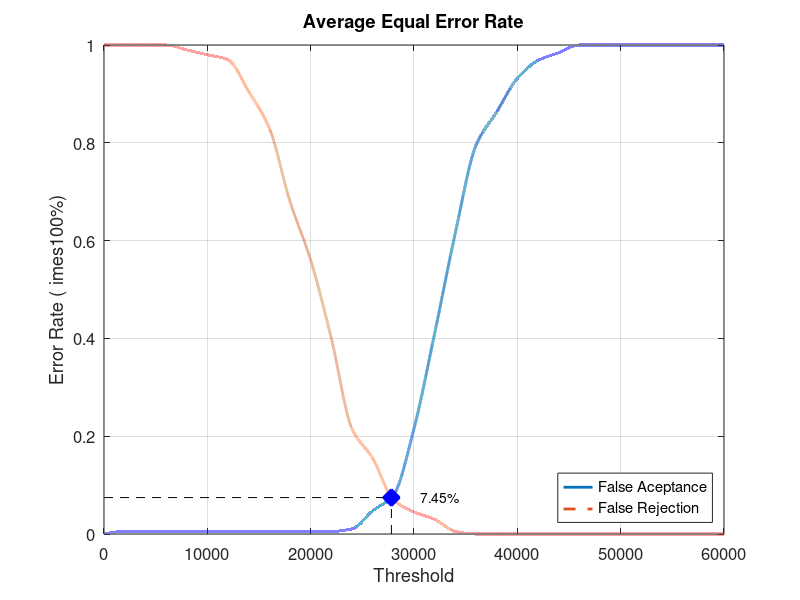
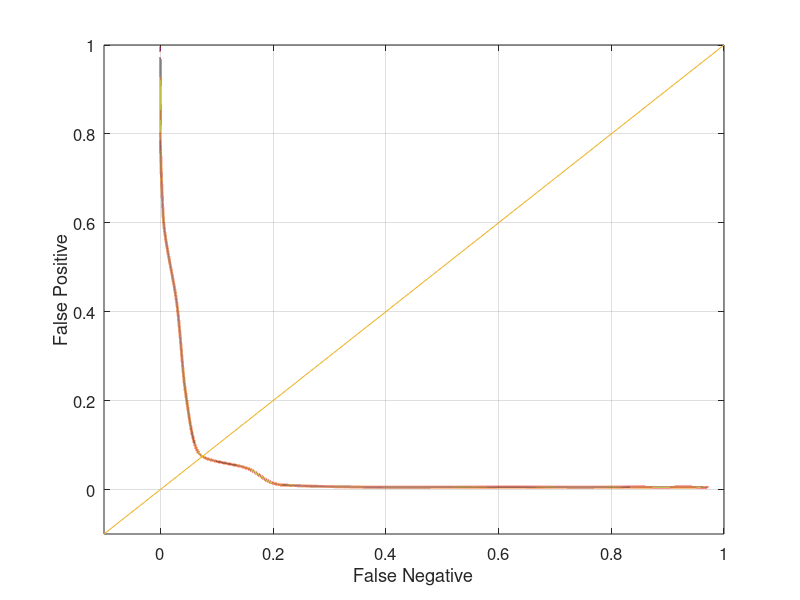

Source code (MATLAB) for these figures, in order:
close all;
clear;
clc;
x = 0:2000:60000;
xq = 0:0.5:60000;

y0 = [0 0.00526316 0.00526316 0.00526316 0.00526316 0.00526316 0.00526316 0.00526316 0.00526316 0.00526316 0.00526316 0.00526316 0.0105263 0.0473684 0.0789474 0.215789 0.410526 0.615789 0.794737 0.863158 0.931579 0.968421 0.984211 1 1 1 1 1 1 1 1]
yy0 = interp1(x, y0, xq, 'pchip');
y1 = [1 1 1 1 0.99 0.98 0.97 0.905 0.83 0.68 0.56 0.4 0.215 0.155 0.07 0.045 0.03 0.005 0 0 0 0 0 0 0 0 0 0 0 0 0]
yy1 = interp1(x, y1, xq, 'pchip');

% Calculating EER: 
y2 = abs(y0 - y1);
find(y2 == min(y2))
yy2 = abs(yy0 - yy1);
xEER = find(yy2 == min(yy2));
xEERIndex = xq(xEER) % X-axis EER
yEER = yy0(xEER) % Y-axis EER

main = figure
plot(xq, yy0,'-','LineWidth', 2);	hold on
plot(xq, yy1,'--','LineWidth', 2);	hold on
plot([xEERIndex xEERIndex], [0 yEER], 'k--');	hold on
plot([0 xEERIndex], [yEER yEER], 'k--');	hold on
plot(xEERIndex, yEER, 'bx', 'LineWidth', 10);	hold on
text(xEERIndex + 10 * xEERIndex / 100, yEER, [num2str(round((10000 * yEER)) / 100) '%'])
legend('False Aceptance', 'False Rejection', 'Location', 'SouthEast')
xlabel('Threshold')
ylabel('Error Rate (	imes100%)')
title('Average Equal Error Rate')
set(gca, 'FontSize', 12)
axis([0 60000 0 1])
grid on

print(main, 'Database2_2Main', '-dpng');
FNRxFPR = figure('Color', [1 1 1]);
plot(yy1, yy0, '-', yy1, yy0, 'LineWidth', 2);
hold on
y = -0.1:0.1:1
plot(y, y); 
set(gca, 'FontSize', 12)
xlabel('False Negative')
ylabel('False Positive')
axis([-0.1 1 -0.1 1])
set(gca, 'FontSize', 12)
grid on

print(FNRxFPR, 'Database2_2FNRxFPR','-dpng');
